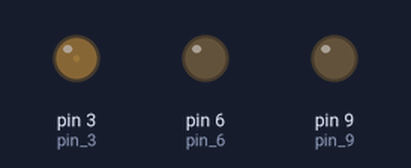
A sketch run on a simulated Arduino Uno, built with avr-gcc and run on an emulated ATmega328P. Shown: output pins drawn as LEDs (lit = HIGH).

Above: at 0.05 s.
At 0.3 s:
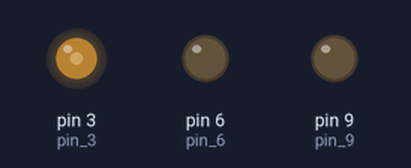
At 0.6 s:
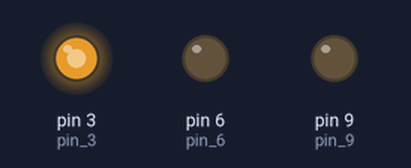
At 1.15 s:
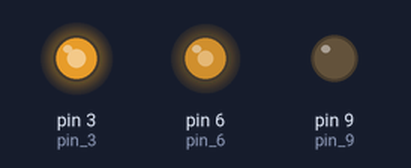
At 1.7 s:
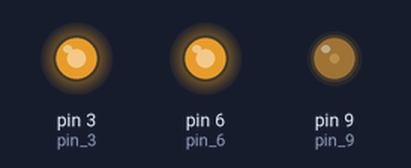
At 2.25 s:
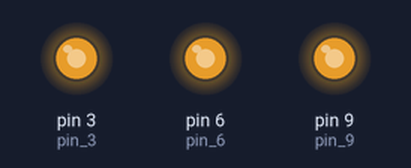
Timing chart, 0 to 5.2 s (numbered marks = the images above):
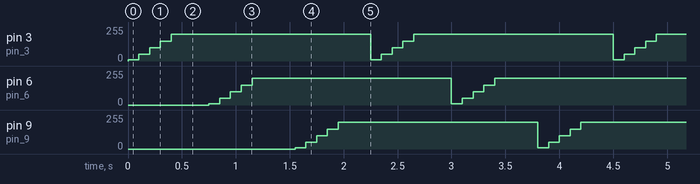

The sketch:

pwm3_test.ino
```cpp
// this makes 3 leds connected to their respective pins brighten sequentially. i wanted to try out the pwm pins

void setup() {
  // int pin vars and set them as outputs
  int pin_3 = 3;
  int pin_6 = 6;
  int pin_9 = 9;
  pinMode(pin_3, OUTPUT);
  pinMode(pin_6, OUTPUT);
  pinMode(pin_9, OUTPUT);
}

void loop() {
  // reintroduce pin vars
  int pin_3  = 3;
  int pin_6 = 6;
  int pin_9 = 9;

  //start pin 3 led brightening
  analogWrite(pin_3, 10);
  delay(100);
  analogWrite(pin_3, 50);
  delay(100);
  analogWrite(pin_3,100);
  delay(100);
  analogWrite(pin_3, 150);
  delay(100);
  analogWrite(pin_3, 200);
  delay(300);

  //pin 6 brightening
  delay(50);
  analogWrite(pin_6, 10);
  delay(100);
  analogWrite(pin_6, 50);
  delay(100);
  analogWrite(pin_6,100);
  delay(100);
  analogWrite(pin_6, 150);
  delay(100);
  analogWrite(pin_6, 200);
  delay(300);

  // pin 9 brightening

  delay(100);
  analogWrite(pin_9, 10);
  delay(100);
  analogWrite(pin_9, 50);
  delay(100);
  analogWrite(pin_9,100);
  delay(100);
  analogWrite(pin_9, 150);
  delay(100);
  analogWrite(pin_9, 200);
  delay(300);
}
```

Measured:
- by itself, pin 3 (pin_3), pin 6 (pin_6), pin 9 (pin_9): repeats every 2.3 s: 50/255 0.10 s, 100/255 0.10 s, 150/255 0.10 s, 200/255 1.9 s, 10/255 0.10 s
